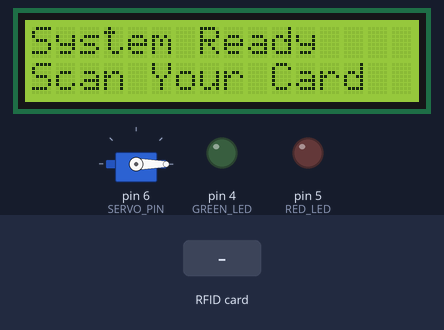
A sketch run on a simulated Arduino Uno, built with avr-gcc and run on an emulated ATmega328P. Parts: 16×2 character LCD, servo, output pins drawn as LEDs (lit = HIGH). The inputs (shaded band) are chosen by the test bench. Pins used as bus, display or sensor lines are not drawn; what the sketch prints to the serial monitor is not drawn.

Above: at 3.3 s.
3.4 s: RFID card 5E 7A 19 C4 held to the reader
At 4.2 s:
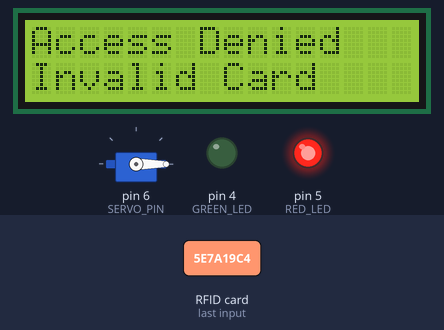
At 6.0 s:
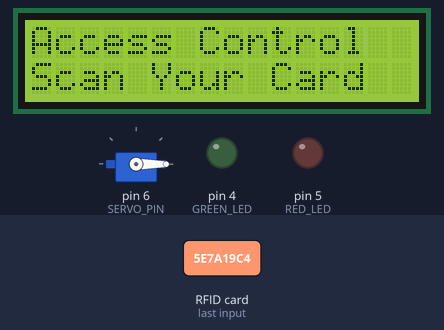
6.4 s: RFID card A3 7B 21 9C held to the reader
At 7.2 s:
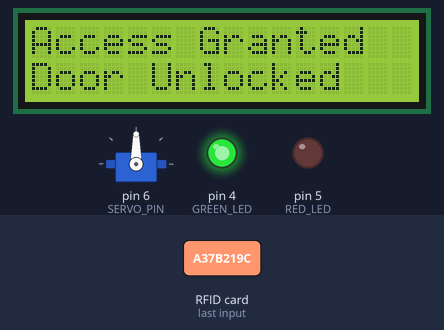
Timing chart, 0 to 12.9 s (numbered marks = the images above; inputs shaded):
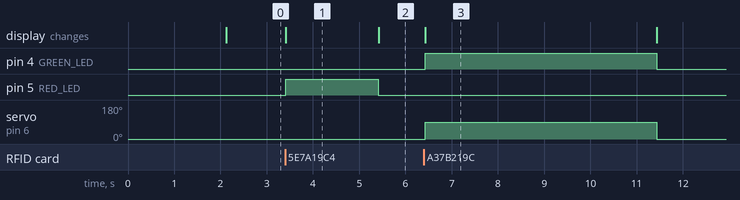

The sketch:

door_lock.ino
```cpp
#include <SPI.h>
#include <MFRC522.h>
#include <Servo.h>
#include <LiquidCrystal.h>

// =====================================
// PIN CONFIGURATION
// =====================================

// RC522 RFID Reader
#define RFID_SS_PIN 10
#define RFID_RST_PIN 9

// LEDs
#define GREEN_LED 4
#define RED_LED 5

// SG90 Servo
#define SERVO_PIN 6

// LCD: RS, E, D4, D5, D6, D7
LiquidCrystal lcd(2, 3, A0, A1, A2, A3);

// Create objects
MFRC522 rfid(RFID_SS_PIN, RFID_RST_PIN);
Servo doorServo;

// =====================================
// DOOR SETTINGS
// =====================================

const int LOCK_ANGLE = 0;
const int UNLOCK_ANGLE = 90;

const unsigned long UNLOCK_TIME = 5000;

// =====================================
// AUTHORISED RFID CARD UID
// CHANGE THIS TO YOUR CARD UID
// =====================================

byte authorizedUID[] = {
  0xA3, 0x7B, 0x21, 0x9C
};

const byte authorizedUIDLength =
  sizeof(authorizedUID);

// =====================================
// FUNCTION: LOCK DOOR
// =====================================

void lockDoor() {

  doorServo.write(LOCK_ANGLE);

  digitalWrite(GREEN_LED, LOW);
  digitalWrite(RED_LED, LOW);

  Serial.println("DOOR LOCKED");
}

// =====================================
// FUNCTION: DISPLAY MESSAGE
// =====================================

void displayMessage(const char *line1,
                    const char *line2) {

  lcd.clear();

  lcd.setCursor(0, 0);
  lcd.print(line1);

  lcd.setCursor(0, 1);
  lcd.print(line2);
}

// =====================================
// FUNCTION: READ AND DISPLAY UID
// =====================================

void displayCardUID() {

  Serial.print("CARD UID: ");

  for (byte i = 0; i < rfid.uid.size; i++) {

    if (rfid.uid.uidByte[i] < 0x10) {
      Serial.print("0");
    }

    Serial.print(rfid.uid.uidByte[i], HEX);
    Serial.print(" ");
  }

  Serial.println();
}

// =====================================
// FUNCTION: CHECK AUTHORISED CARD
// =====================================

bool checkAuthorizedCard() {

  if (rfid.uid.size != authorizedUIDLength) {
    return false;
  }

  for (byte i = 0; i < authorizedUIDLength; i++) {

    if (rfid.uid.uidByte[i] != authorizedUID[i]) {
      return false;
    }
  }

  return true;
}

// =====================================
// FUNCTION: VALID CARD
// =====================================

void accessGranted() {

  Serial.println("ACCESS GRANTED");

  displayMessage("Access Granted",
                 "Door Unlocked");

  digitalWrite(RED_LED, LOW);
  digitalWrite(GREEN_LED, HIGH);

  // Unlock door
  doorServo.write(UNLOCK_ANGLE);

  // Keep door unlocked for 5 seconds
  delay(UNLOCK_TIME);

  // Automatically lock door
  lockDoor();

  displayMessage("Door Locked",
                 "Scan Your Card");

  delay(1000);

}

// =====================================
// FUNCTION: INVALID CARD
// =====================================

void accessDenied() {

  Serial.println("ACCESS DENIED");

  displayMessage("Access Denied",
                 "Invalid Card");

  digitalWrite(GREEN_LED, LOW);
  digitalWrite(RED_LED, HIGH);

  // Keep door locked
  doorServo.write(LOCK_ANGLE);

  delay(2000);

  digitalWrite(RED_LED, LOW);

  displayMessage("Access Control",
                 "Scan Your Card");

}

// =====================================
// SETUP
// =====================================

void setup() {

  Serial.begin(9600);

  // Configure LED pins
  pinMode(GREEN_LED, OUTPUT);
  pinMode(RED_LED, OUTPUT);

  digitalWrite(GREEN_LED, LOW);
  digitalWrite(RED_LED, LOW);

  // Initialize LCD
  lcd.begin(16, 2);

  displayMessage("RFID DOOR LOCK",
                 "System Starting");

  // Initialize Servo
  doorServo.attach(SERVO_PIN);
  doorServo.write(LOCK_ANGLE);

  // Initialize RFID
  SPI.begin();
  rfid.PCD_Init();

  delay(2000);

  displayMessage("System Ready",
                 "Scan Your Card");

  Serial.println("========================");
  Serial.println("RFID DOOR LOCK SYSTEM");
  Serial.println("SYSTEM READY");
  Serial.println("========================");

  Serial.println("Scan your RFID card...");
}

// =====================================
// MAIN LOOP
// =====================================

void loop() {

  // Check for a new RFID card
  if (!rfid.PICC_IsNewCardPresent()) {
    return;
  }

  // Read RFID card
  if (!rfid.PICC_ReadCardSerial()) {
    return;
  }

  // Display card UID
  displayCardUID();

  // Check card authorisation
  if (checkAuthorizedCard()) {

    accessGranted();

  } else {

    accessDenied();

  }

  // Stop RFID communication
  rfid.PICC_HaltA();
  rfid.PCD_StopCrypto1();

}
```

Measured:
- after the input at 3.4 s, pin 5 (RED_LED): LOW → HIGH at once, → LOW 2.0 s later; the display: changes at once (image 1)
- after the input at 6.4 s, pin 4 (GREEN_LED): LOW → HIGH at once, → LOW 5.0 s later; servo on pin 6 (SERVO_PIN): 0° → 90° at once, → 0° 5.0 s later; the display: changes at once (image 3)
- what the display in image 1 shows lasts 2.0 s, from 3.4 s to 5.4 s
